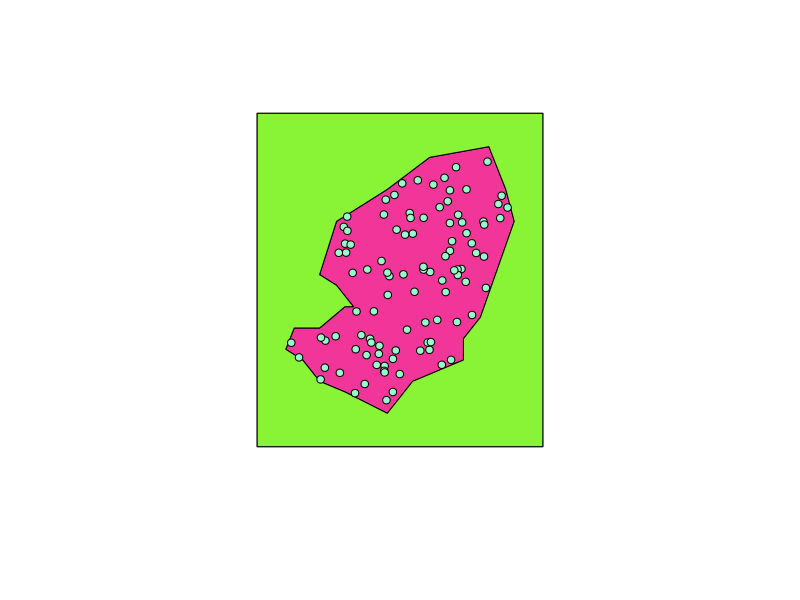
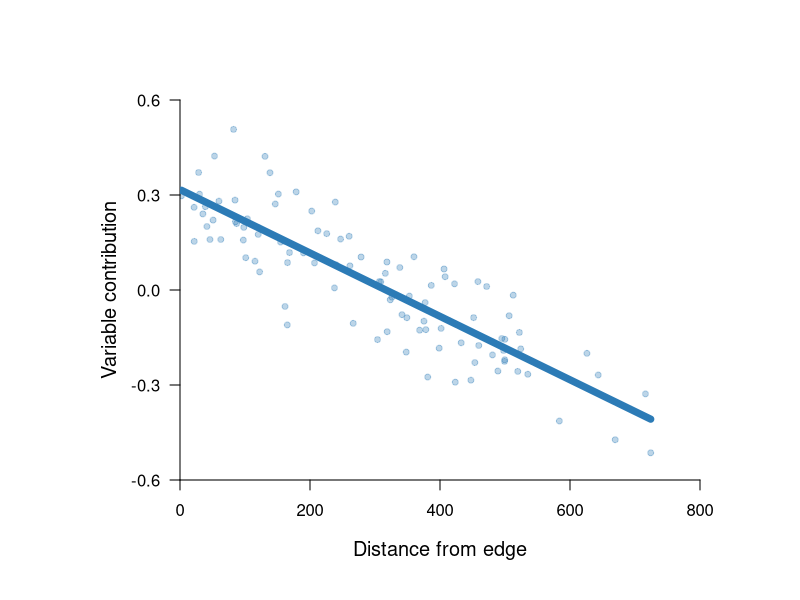
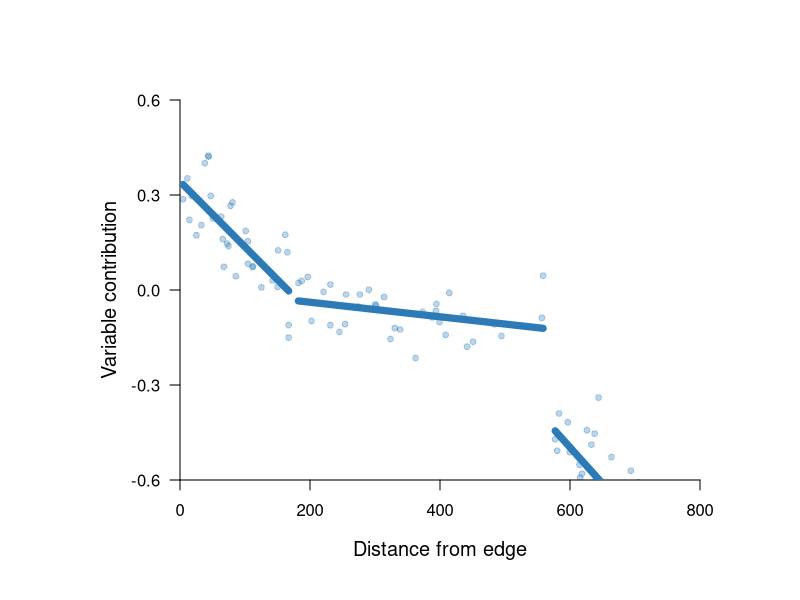

Here is the R script that generated these plots, in order: (Note: this script raises an error after producing the figures.)
#load packages
library(rnaturalearth); library(sf); library(units)

#list wds
wd_tables <- '/Users/carloseduardoaribeiro/Documents/Post-doc/SHAP/Mammals/Manuscript/Figures/Fig 1/Things for the figure'

#set seed for reproducibility
set.seed(69)

#set parametres for plotting
par(mar = c(7,5,5,5), pty="m", mfrow = c(1,1))

##### Make polygon for map #####

#load world map (just to have a reference system)
world <- ne_countries(returnclass = "sf")

#create polygon representing species range
poly = st_polygon(
  list(cbind(c(10,08,09,12,15,16,14,12,14,20,25,32,
               34,35,31,29,29,26,23,20,15,12,10),
             c(30,31,33,33,35,35,37,38,43,46,49,50,
               46,43,34,32,30,29,28,25,27,28,30))))

poly_sf <-  st_sfc(poly, crs = st_crs(world))
poly_sf <- st_as_sf(poly_sf)

#get min and max coord values of the range
ext <- st_bbox(poly_sf)

#create points representing species occurrences
points_sf <- st_sample(poly_sf, size = 100, type = "random")
points_sf <- st_as_sf(points_sf)

#calculate rel polewardness for all points
points_sf$relPol <- (st_coordinates(points_sf)[,2] - ext$ymin) / ext$ymin

#create box to calculate distance from edge

#calculate the size of the box to plot around the range
lon_mar <- abs(ext[3] - ext[1]) / 8
lat_mar <- abs(ext[4] - ext[2]) / 8
                          
#calculate coords for the box
b_xmin <- ext$xmin - lon_mar
b_xmax <- ext$xmax + lon_mar
b_ymin <- ext$ymin - lat_mar
b_ymax <- ext$ymax + lat_mar

#create box to calculate distance from edge
box_df <- data.frame(x = c(b_xmin,b_xmax,b_xmax,b_xmin,b_xmin),
                     y = c(b_ymax,b_ymax,b_ymin,b_ymin,b_ymax))

#make the box
box <- st_as_sfc(          
  st_bbox(st_as_sf(box_df, coords = c('x', 'y'), crs = st_crs(poly_sf))))

#cut the range out of the box
range_cut <- st_difference(box, poly_sf)

#visualise steps
plot(box)
plot(poly_sf, add = T, col = '#f23598')
plot(range_cut, add = T, col = '#89f336')
plot(points_sf, add = T, pch = 21, col = '#000000', bg = '#98fbcb')

#calculate the dist from each point to edge in km
points_sf$distEdge <- as.numeric(
  set_units(st_distance(points_sf, range_cut), km)[,1])

distEdge <- points_sf$distEdge


###### PLOT GRAPH SHOWING THE CENTRAL GRADIENT ######

#generate ydata with a linear relationship plus some noise
ydata <- ((-0.002 * distEdge + rnorm(100, mean = 0, sd = 0.2)) + 0.6) / 2

#combine into a data frame
data <- data.frame(distEdge, ydata)

#fit the linear model
lin_mod <- lm(ydata ~ distEdge, data = data)

#display the model summary
summary(lin_mod)

#preate a sequence of x-values within the range of the data
x_vals <- seq(min(data$distEdge),
              max(data$distEdge),
              length.out = 100)

#preate a data frame for prediction
new_data <- data.frame(distEdge = x_vals)

#predict y-values based on the model
predicted <- predict(lin_mod, newdata = new_data)

#set y and x lims
ylim <- c(floor(min(ydata) * 10) / 10, ceiling(max(ydata) *10) / 10)
xlim <- c(0, ceiling(max(distEdge) / 100) * 100)


par(mar = c(6,9,5,5), pty="m", mfrow = c(1,1))

# Plot the data points again
plot(data$distEdge, data$ydata, 
     pch = 19, cex = 0.8, col = '#2c7bb650',
     axes = F, , xaxs = "i", yaxs = "i",
     ylab = 'Variable contribution',
     xlab = 'Distance from edge',
     cex.lab = 1.2,
     cex.axis = 1.2,
     ylim = ylim,
     xlim = xlim)

#prepare parametres for axes

#determine number of ticks per axis
n_ticks_x <- 5
n_ticks_y <- 5

#calculate distance between ticks
dist_tick_x <- (xlim[2] - xlim[1]) / (n_ticks_x - 1)
dist_tick_y <- (ylim[2] - ylim[1]) / (n_ticks_y - 1)

#calculate positions of ticks
ticks_x <- seq(xlim[1], xlim[2], dist_tick_x)
ticks_y <- seq(ylim[1], ylim[2], dist_tick_y)

#add axes
axis(1, pos = ylim[1], at = ticks_x)
axis(2, las = 2, at = ticks_y)

# Add the restricted regression line
lines(x_vals, predicted, col = '#2c7bb6', lwd = 7)



###### PLOT GRAPH SHOWING THE CENTRAL GRADIENT (ALTERNATIVE MEASUREMENT) ######


#generate 33, 34, and 33 random values for distEdgeNormal
distEdge_A <- runif(33, min = 0, max = 175) #1st segment
distEdge_B <- runif(34, min = 175, max = 575) #2nd segment
distEdge_C <- runif(33, min = 575, max = 750) #2nd segment


#generate ydata with a linear relationship plus some noise
ydata_A <-
  ((-0.002 * distEdge_A + rnorm(33, mean = 0.2, sd = 0.1)) + 0.13) 

ydata_B <-
  ((-0.002 * distEdge_B + rnorm(34, mean = 0, sd = 0.3)) + 0.4) / 5

ydata_C <-
  ((-0.002 * distEdge_C + rnorm(33, mean = -0.2, sd = 0.1)) + 0.9) 

#combine into a data frame
data_A <- data.frame(distEdge_A, ydata_A)
data_B <- data.frame(distEdge_B, ydata_B)
data_C <- data.frame(distEdge_C, ydata_C)

#fit the linear model
lin_mod_A <- lm(ydata_A ~ distEdge_A, data = data_A)
lin_mod_B <- lm(ydata_B ~ distEdge_B, data = data_B)
lin_mod_C <- lm(ydata_C ~ distEdge_C, data = data_C)

#display the model summary
summary(lin_mod_A)
summary(lin_mod_B)
summary(lin_mod_C)

# Create a sequence of x-values within the range of the data
x_vals_A <- seq(min(data_A$distEdge),
                max(data_A$distEdge),
                length.out = 33)
x_vals_B <- seq(min(data_B$distEdge),
                max(data_B$distEdge),
                length.out = 34)
x_vals_C <- seq(min(data_C$distEdge),
                max(data_C$distEdge),
                length.out = 33)

# Create a data frame for prediction
new_data_A <- data.frame(distEdge_A = x_vals_A)
new_data_B <- data.frame(distEdge_B = x_vals_B)
new_data_C <- data.frame(distEdge_C = x_vals_C)

# Predict y-values based on the model
predicted_A <- predict(lin_mod_A, newdata = new_data_A)
predicted_B<- predict(lin_mod_B, newdata = new_data_B)
predicted_C <- predict(lin_mod_C, newdata = new_data_C)

#set y and x lims
ylim <- c(floor(min(ydata) * 10) / 10, ceiling(max(ydata) *10) / 10)
xlim <- c(0, ceiling(max(distEdge) / 100) * 100)

# Plot the data points again
plot(data_A$distEdge, data_A$ydata, 
     pch = 19, cex = 0.8, col = '#2c7bb650',
     axes = F, , xaxs = "i", yaxs = "i",
     ylab = 'Variable contribution',
     xlab = 'Distance from edge',
     cex.lab = 1.2,
     cex.axis = 1.2,
     ylim = ylim,
     xlim = xlim)

points(data_B$distEdge, data_B$ydata, 
       pch = 19, cex = 0.8, col = '#2c7bb650')

points(data_C$distEdge, data_C$ydata, 
       pch = 19, cex = 0.8, col = '#2c7bb650')

#add axes
axis(1, pos = ylim[1], at = ticks_x)
axis(2, las = 2, at = ticks_y)


# Add the restricted regression line
lines(new_data_A$distEdge, predicted_A, col = '#2c7bb6', lwd = 7)
lines(new_data_B$distEdge, predicted_B, col = '#2c7bb6', lwd = 7)
lines(new_data_C$distEdge, predicted_C, col = '#2c7bb6', lwd = 7)

# For graphical purposes, I will replot joining the lines

# Plot the data points again
plot(data_A$distEdgeNormal, data_A$ydata, 
     pch = 19, cex = 0.8, col = '#2c7bb650',
     axes = F, , xaxs = "i", yaxs = "i",
     ylab = 'Variable contribution',
     xlab = 'Distance from edge',
     cex.lab = 1.2,
     cex.axis = 1.2,
     ylim = ylim,
     xlim = xlim)

points(data_B$distEdgeNormal, data_B$ydata, 
       pch = 19, cex = 0.8, col = '#2c7bb650')

points(data_C$distEdgeNormal, data_C$ydata, 
       pch = 19, cex = 0.8, col = '#2c7bb650'
)

#add axes
axis(1, pos = -0.4)
axis(2, pos = 0, las=2)

lines(new_data_A$distEdgeNormal, predicted_A, col = '#2c7bb6', lwd = 7)
lines(c(new_data_A$distEdgeNormal[33], new_data_C$distEdgeNormal[1]),
      c(predicted_A[33],predicted_C[1]),
      col = '#2c7bb6', lwd = 7)
lines(new_data_C$distEdgeNormal, predicted_C, col = '#2c7bb6', lwd = 7)





###### PLOT MAP SHOWING THE CENTRAL GRADIENT ######

#Legend: "Larger ranges showing populations close to the range centre being less affected by climatic extremes than those closer to range edges."

#Reference in text: "The relationship between climatic variables and species occurrences changes between the range centre and range edges (Fig. 1A)"


#set parametres for plotting
par(mar = c(0,0,0,0), pty="s", mfrow = c(1,1))

#plot big white box to make room for the things I need to add around
plot(big_box, border = NA)

#plot small box to inform the coordinates
#plot(box, add = T, col = '#ffffbf20')

#plot the polygon
plot(poly_sf, lwd = 3, border = '#707070', col = '#ffffbf80', add = T)

#plot the occurrence points (size is proportional to SHAP value)
plot(st_geometry(points_sf),
     add = T, pch = 19, cex = points_sf$centralCex ^ 1.4,
     col = '#80808080')

#save 1000















###### PLOT MAP SHOWING THE LATITUDINAL GRADIENT ######

#Legend: large ranges showing climatic extremes increase in explanatory power towards the poleward edges.

#Reference in text: "Climatic variables have higher explanatory power towards the poleward range limit (Fig. 1B)"

#set parametres for plotting
par(mar = c(0,0,0,0), pty="s", mfrow = c(1,1))

#plot big white box to make room for the things I need to add around
plot(big_box, border = NA)

#plot the polygon
plot(poly_sf, lwd = 3, border = '#707070', col = '#ffffbf80', add = T)

#plot the occurrence points (size is proportional to SHAP value)
plot(st_geometry(points_sf),
     add = T, pch = 19, cex = points_sf$varContNormal ^ 1.6,
     col = '#2c7bb680')

#save 1000






###### PLOT GRAPH SHOWING THE LATITUDINAL GRADIENT ######

# Set seed for reproducibility
set.seed(123)

# Generate 100 random values for distEdgeNormal
relPol <- runif(100, min = 0, max = 1)

# Generate ydata with a linear relationship plus some noise
ydata <- ((relPol + rnorm(100, mean = 0, sd = 0.2))) / 2

# Combine into a data frame
data <- data.frame(relPol, ydata)

# Fit the linear model
lin_mod <- lm(ydata ~ relPol, data = data)

# Display the model summary
summary(lin_mod)

#set parametres for plotting
par(mar = c(5,5,5,5), pty="s", mfrow = c(1,1))

# Create a sequence of x-values within the range of the data
x_vals <- seq(min(data$relPol),
              max(data$relPol),
              length.out = 100)

# Create a data frame for prediction
new_data <- data.frame(relPol = x_vals)

# Predict y-values based on the model
predicted <- predict(lin_mod, newdata = new_data)

#set y and x lims
ylim <- c(-0.5, 0.5)
xlim <- c(0, 1.05)

# Plot the data points again
plot(data$relPol, data$ydata, 
     pch = 19, cex = 0.8, col = '#2c7bb650',
     axes = F, , xaxs = "i", yaxs = "i",
     ylab = 'Variable contribution',
     xlab = 'Relative polewardness',
     cex.lab = 1.2,
     cex.axis = 1.2,
     ylim = ylim,
     xlim = xlim)

#add axes
axis(1, pos = -0.4)
axis(2, pos = 0, las=2)

# Add the restricted regression line
lines(x_vals, predicted, col = '#2c7bb6', lwd = 7)

#save 800






### PLOT GRAPH SHOWING THE LATITUDINAL GRADIENT (ALTERNATIVE MEASUREMENT) ###

# Set seed for reproducibility
set.seed(123)

# Generate 33, 34, and 33 random values for distEdgeNormal
relPol_A <- runif(33, min = 0, max = 0.3) #1st segment
relPol_B <- runif(34, min = 0.3, max = 0.7) #2nd segment
relPol_C <- runif(33, min = 0.7, max = 1) #2nd segment

# Generate ydata with a linear relationship plus some noise
ydata_A <-
  ((relPol_A + rnorm(33, mean = -0.2, sd = 0.1)) - 0.13) 

ydata_B <-
  ((relPol_B + rnorm(34, mean = 0, sd = 0.32)) / 4) - 0.05

ydata_C <-
  ((relPol_C + rnorm(33, mean = 0.2, sd = 0.1)) - 0.8) 


# Combine into a data frame
data_A <- data.frame(relPol_A, ydata_A)
data_B <- data.frame(relPol_B, ydata_B)
data_C <- data.frame(relPol_C, ydata_C)

# Fit the linear model
lin_mod_A <- lm(ydata_A ~ relPol_A, data = data_A)
lin_mod_B <- lm(ydata_B ~ relPol_B, data = data_B)
lin_mod_C <- lm(ydata_C ~ relPol_C, data = data_C)

# Display the model summary
summary(lin_mod_A)
summary(lin_mod_B)
summary(lin_mod_C)

#set parametres for plotting
par(mar = c(5,5,5,5), pty="s", mfrow = c(1,1))

# Create a sequence of x-values within the range of the data
x_vals_A <- seq(min(data_A$relPo),
                max(data_A$relPo),
                length.out = 33)
x_vals_B <- seq(min(data_B$relPo),
                max(data_B$relPo),
                length.out = 34)
x_vals_C <- seq(min(data_C$relPo),
                max(data_C$relPo),
                length.out = 33)

# Create a data frame for prediction
new_data_A <- data.frame(relPol_A = x_vals_A)
new_data_B <- data.frame(relPol_B = x_vals_B)
new_data_C <- data.frame(relPol_C = x_vals_C)

# Predict y-values based on the model
predicted_A <- predict(lin_mod_A, newdata = new_data_A)
predicted_B<- predict(lin_mod_B, newdata = new_data_B)
predicted_C <- predict(lin_mod_C, newdata = new_data_C)

#set y and x lims
ylim <- c(-0.5, 0.5)
xlim <- c(0, 1.05)

# Plot the data points again
plot(data_A$relPol, data_A$ydata, 
     pch = 19, cex = 0.8, col = '#2c7bb650',
     axes = F, , xaxs = "i", yaxs = "i",
     ylab = 'Variable contribution',
     xlab = 'Relative polewardness',
     cex.lab = 1.2,
     cex.axis = 1.2,
     ylim = ylim,
     xlim = xlim)

points(data_B$relPol, data_B$ydata, 
       pch = 19, cex = 0.8, col = '#2c7bb650')

points(data_C$relPol, data_C$ydata, 
       pch = 19, cex = 0.8, col = '#2c7bb650')

#add axes
axis(1, pos = -0.4)
axis(2, pos = 0, las=2)

# Add the restricted regression line
lines(new_data_A$relPol, predicted_A, col = '#2c7bb6', lwd = 7)
lines(new_data_B$relPol, predicted_B, col = '#2c7bb6', lwd = 7)
lines(new_data_C$relPol, predicted_C, col = '#2c7bb6', lwd = 7)


# For graphical purposes, I will replot joining the lines

# Plot the data points again
plot(data_A$relPol, data_A$ydata, 
     pch = 19, cex = 0.8, col = '#2c7bb650',
     axes = F, , xaxs = "i", yaxs = "i",
     ylab = 'Variable contribution',
     xlab = 'Relative polewardness',
     cex.lab = 1.2,
     cex.axis = 1.2,
     ylim = ylim,
     xlim = xlim)

points(data_B$relPol, data_B$ydata, 
       pch = 19, cex = 0.8, col = '#2c7bb650')

points(data_C$relPol, data_C$ydata, 
       pch = 19, cex = 0.8, col = '#2c7bb650')

#add axes
axis(1, pos = -0.4)
axis(2, pos = 0, las=2)

lines(new_data_A$relPol_A, predicted_A, col = '#2c7bb6', lwd = 7)
lines(c(new_data_A$relPol[33], new_data_C$relPol[1]),
      c(predicted_A[33],predicted_C[1]),
      col = '#2c7bb6', lwd = 7)
lines(new_data_C$relPol, predicted_C, col = '#2c7bb6', lwd = 7)


#save 800






###### PLOT MAP SHOWING EXPECTED DIFFERENCE BETWEEN EXTREMES AND MEANS ######

#Legend: large ranges showing climatic extremes increase in explanatory power towards the edges, and means don't show a strong pattern.

#Reference in text: "Climatic variables have higher explanatory power towards the poleward range limit (Fig. 1C)"

#divide points to show extremes and means
shuffle_pts <- sample(c(1:nrow(points_sf)), size = nrow(points_sf))
extre_pts <- points_sf[shuffle_pts[c(1:50)],]
mean_pts <- points_sf[shuffle_pts[c(51:100)],]

#set parametres for plotting
par(mar = c(0,0,0,0), pty="s", mfrow = c(1,1))

#plot big white box to make room for the things I need to add around
plot(big_box, border = NA)

#plot the polygon
plot(poly_sf, lwd = 3, border = '#707070', col = '#ffffbf80', add = T)

#plot the occurrence points (size is proportional to SHAP value)
plot(st_geometry(extre_pts),
     add = T, pch = 19, cex = extre_pts$centralCex ^ 1.4,
     col = '#2c7bb680')

#plot the occurrence points (size is proportional to SHAP value)
plot(st_geometry(mean_pts),
     add = T, pch = 19, cex = sqrt(mean_pts$centralCex),
     col = '#f46d4380')


#save plot (width = 1000)




###### PLOT GRAPH SHOWING THE CENTRE-EDGE GRADIENT ######

# Set seed for reproducibility
set.seed(123)

# Generate 100 random values for distEdgeNormal
distEdgeNormal <- runif(100, min = 0, max = 500)

# Generate ydata with a linear relationship plus some noise
ydata <- ((-0.002 * distEdgeNormal + rnorm(100, mean = 0, sd = 0.2)) + 0.6) / 2

# Combine into a data frame
data <- data.frame(distEdgeNormal, ydata)

# Fit the linear model
lin_mod <- lm(ydata ~ distEdgeNormal, data = data)

# Display the model summary
summary(lin_mod)

#set parametres for plotting
par(mar = c(5,5,5,5), pty="s", mfrow = c(1,1))

# Create a sequence of x-values within the range of the data
x_vals <- seq(min(data$distEdgeNormal),
              max(data$distEdgeNormal),
              length.out = 100)

# Create a data frame for prediction
new_data <- data.frame(distEdgeNormal = x_vals)

# Predict y-values based on the model
predicted <- predict(lin_mod, newdata = new_data)

#set y and x lims
ylim <- c(-0.5, 0.5)
xlim <- c(0, 530)

# Plot the data points (with no points)
plot(data$distEdgeNormal, data$ydata, 
     pch = 19, cex = 0.8, col = '#2c7bb600',
     axes = F, , xaxs = "i", yaxs = "i",
     ylab = 'Variable contribution',
     xlab = 'Distance from edge',
     cex.lab = 1.2,
     cex.axis = 1.2,
     ylim = ylim,
     xlim = xlim)

#add axes
axis(1, pos = -0.4)
axis(2, pos = 0, las=2)

# Add the restricted regression line
lines(x_vals, predicted, col = '#2c7bb6', lwd = 7)
lines(x_vals, (predicted / 1.1) - 0.07, col = '#f46d43', lwd = 7)
lines(x_vals, predicted / 6, col = '#ffc00c', lwd = 7)


# Plot the data points (with no points)
plot(data$distEdgeNormal, data$ydata, 
     pch = 19, cex = 0.8, col = '#2c7bb600',
     axes = F, , xaxs = "i", yaxs = "i",
     ylab = 'Variable contribution',
     xlab = 'Distance from edge',
     cex.lab = 1.2,
     cex.axis = 1.2,
     ylim = ylim,
     xlim = xlim)

#add axes
axis(1, pos = -0.4)
axis(2, pos = 0, las=2)

# Add the restricted regression line
lines(x_vals, predicted, col = '#2c7bb6', lwd = 7)
lines(x_vals, predicted * -0.9, col = '#f46d43', lwd = 7)
lines(x_vals, predicted / 6, col = '#ffc00c', lwd = 7)








#fit linear model
lin_mod_minT <- lm(points_sf$varContPol ~ points_sf$distEdgeNormal)
lin_mod_minT_2 <- lm((points_sf$varContPol/6) + 0.2 ~ points_sf$distEdgeNormal)

abline(lin_mod_minT, col = '#9930FF', lwd = 7)
abline(lin_mod_minT_2, col = '#f46d43', lwd = 7)


#save plot (width = 1000)
